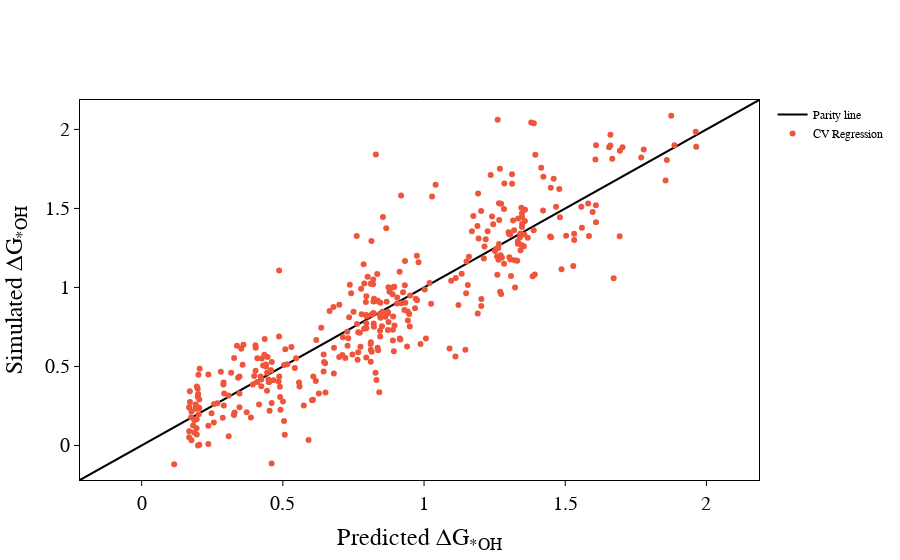

Source (notebook cell):
### Code cell
fig = MA_Plot.plot_parity_infold__PLT
if show_plot:
    fig.show()

### Figure 1 — Plotly figure (JSON) as saved in the notebook; plotly's stock layout.template omitted (floating-point values rounded to 4 significant figures; data arrays with more than 128 entries replaced by an {"elided": "..."} marker saying what was removed)
{"data": [{"line": {"color": "black"}, "mode": "lines", "name": "Parity line", "type": "scatter", "x": [-0.3184, 2.286], "y": [-0.3184, 2.286]}, {"mode": "markers", "name": "CV Regression", "opacity": 1, "type": "scatter", "x": {"elided": "362 float values"}, "y": {"elided": "362 float values"}}], "layout": {"font": {"color": "black", "family": "Arial"}, "paper_bgcolor": "white", "plot_bgcolor": "white", "showlegend": true, "xaxis": {"linecolor": "black", "mirror": true, "range": [-0.2184, 2.186], "showgrid": false, "showline": true, "tickcolor": "black", "tickfont": {"family": "Arial", "size": 20}, "ticks": "outside", "title": {"font": {"color": "black", "family": "Arial", "size": 24}, "text": "Predicted ΔG<sub>*OH</sub>"}}, "yaxis": {"linecolor": "black", "mirror": true, "range": [-0.2184, 2.186], "showgrid": false, "showline": true, "tickcolor": "black", "tickfont": {"family": "Arial", "size": 20}, "ticks": "outside", "title": {"font": {"color": "black", "family": "Arial", "size": 24}, "text": "Simulated ΔG<sub>*OH</sub>"}}}}
